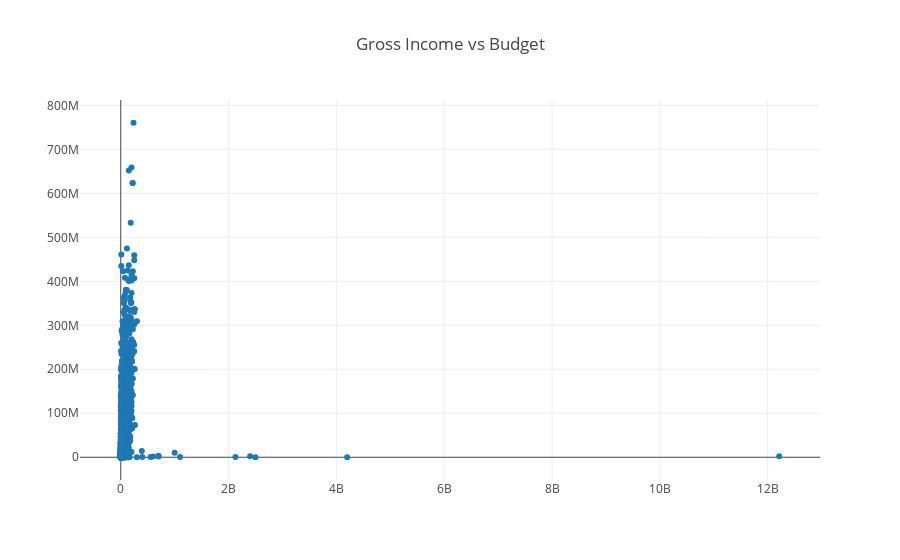

Here is the notebook cell this chart was saved with:
### Markdown cell above
- Scatterplot is similar to histogram, with the `Histogram` object changed to `Scatter`.
- You can customize the hover text, different styles of the markers, etc when you create the `Scatter` object. 
- Checkout more examples in the documentation [here](https://plot.ly/python/line-and-scatter/).

### Code cell
from plotly.graph_objs import Scatter


data = [Scatter(x=df['budget'], y=df['gross'], mode = 'markers')]#, text=df['movie_title'])]
layout = Layout(title="Gross Income vs Budget")

fig = Figure(data=data, layout=layout)

plotly.offline.iplot(fig, show_link=False)

### Figure 1 — Plotly figure (JSON) as saved in the notebook; plotly's stock layout.template omitted (floating-point values rounded to 4 significant figures; data arrays with more than 128 entries replaced by an {"elided": "..."} marker saying what was removed)
{"data": [{"mode": "markers", "type": "scatter", "x": {"elided": "5043 int values"}, "y": {"elided": "5043 int values"}}], "layout": {"title": "Gross Income vs Budget"}}
